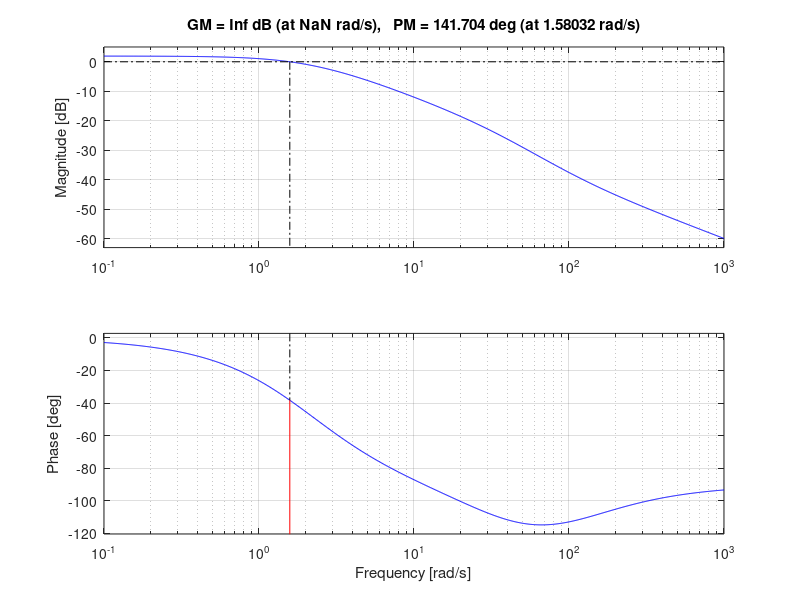

Write the MATLAB code that produced this figure.
num = [1];          % 분자 지정
den = [1 0];        % 분모 지정
x = tf(num, den)    % 분자/분모 인 전달함수
bode(x);

% 감쇠비가 존재하는 시스템

num = [1 100];
den = [1 40 80];
x =tf(num, den)     % 분자/분모 인 전달함수
bode(x);

% 위상 여유, 이득 여유 확인
margin(x);
[gm1, pm1] = margin(x);